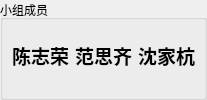
        <widget class="QGroupBox" name="groupBox_4">
         <property name="sizePolicy">
          <sizepolicy hsizetype="Preferred" vsizetype="Preferred">
           <horstretch>0</horstretch>
           <verstretch>0</verstretch>
          </sizepolicy>
         </property>
         <property name="title">
          <string>小组成员</string>
         </property>
         <layout class="QHBoxLayout" name="horizontalLayout_7">
          <property name="leftMargin">
           <number>9</number>
          </property>
          <property name="topMargin">
           <number>9</number>
          </property>
          <property name="rightMargin">
           <number>9</number>
          </property>
          <property name="bottomMargin">
           <number>15</number>
          </property>
          <item>
           <widget class="QLabel" name="label_26">
            <property name="sizePolicy">
             <sizepolicy hsizetype="Fixed" vsizetype="Preferred">
              <horstretch>0</horstretch>
              <verstretch>0</verstretch>
             </sizepolicy>
            </property>
            <property name="font">
             <font>
              <family>Source Han Serif Heavy</family>
              <pointsize>14</pointsize>
              <bold>true</bold>
             </font>
            </property>
            <property name="text">
             <string>陈志荣</string>
            </property>
           </widget>
          </item>
          <item>
           <widget class="QLabel" name="label_27">
            <property name="sizePolicy">
             <sizepolicy hsizetype="Fixed" vsizetype="Preferred">
              <horstretch>0</horstretch>
              <verstretch>0</verstretch>
             </sizepolicy>
            </property>
            <property name="font">
             <font>
              <family>Source Han Serif Heavy</family>
              <pointsize>14</pointsize>
              <bold>true</bold>
             </font>
            </property>
            <property name="text">
             <string>范思齐</string>
            </property>
           </widget>
          </item>
          <item>
           <widget class="QLabel" name="label_34">
            <property name="sizePolicy">
             <sizepolicy hsizetype="Fixed" vsizetype="Preferred">
              <horstretch>0</horstretch>
              <verstretch>0</verstretch>
             </sizepolicy>
            </property>
            <property name="font">
             <font>
              <family>Source Han Serif Heavy</family>
              <pointsize>14</pointsize>
              <bold>true</bold>
             </font>
            </property>
            <property name="text">
             <string>沈家杭</string>
            </property>
           </widget>
          </item>
         </layout>
        </widget>
